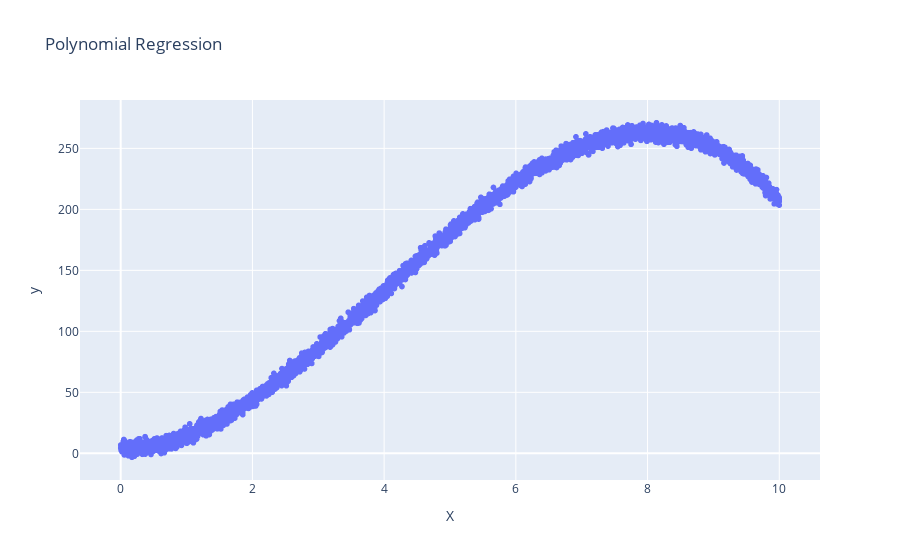

The notebook cell this image was saved under:
### Markdown cell above
# Polynomial Regression

### Code cell
import numpy as np
import pandas as pd
import plotly.express as px
import plotly.graph_objects as go
from sklearn.preprocessing import PolynomialFeatures
from sklearn.linear_model import LinearRegression
from sklearn.pipeline import make_pipeline

# Generate synthetic data
np.random.seed(0)
X = np.random.rand(5000, 1) * 10
y = 3 + 0.5 * X + 12 * X**2 - 1 * X**3 + np.random.randn(5000, 1) * 3
fig_plot = px.scatter(x=X.flatten(), y=y.flatten(), labels={'x': 'X', 'y': 'y'}, title="Polynomial Regression")
fig_plot.show()
print(X)

### Figure 1 — Plotly figure (JSON) as saved in the notebook; plotly's stock layout.template omitted (floating-point values rounded to 4 significant figures; data arrays with more than 128 entries replaced by an {"elided": "..."} marker saying what was removed)
{"data": [{"hovertemplate": "X=%{x}<br>y=%{y}<extra></extra>", "legendgroup": "", "marker": {"color": "#636efa", "symbol": "circle"}, "mode": "markers", "name": "", "showlegend": false, "type": "scattergl", "x": {"elided": "5000 float values"}, "xaxis": "x", "y": {"elided": "5000 float values"}, "yaxis": "y"}], "layout": {"legend": {"tracegroupgap": 0}, "title": {"text": "Polynomial Regression"}, "xaxis": {"anchor": "y", "domain": [0, 1], "title": {"text": "X"}}, "yaxis": {"anchor": "x", "domain": [0, 1], "title": {"text": "y"}}}}
